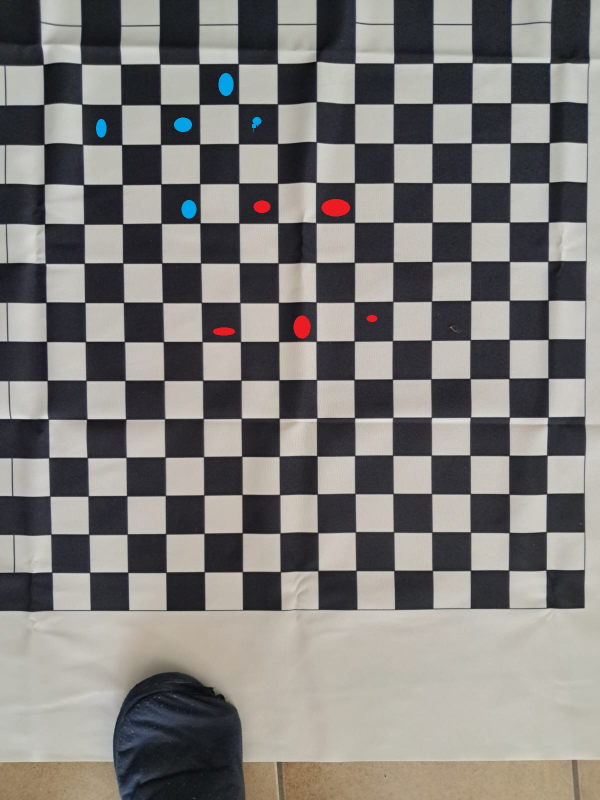
#> input picture test_images/images_with_pieces/1.jpg, 1200 x 1600 px (shown at 1/2 size)
$ python recognition.py
#> lines starting #> are read from the running program, lines starting #| are printed output that depends on the picture; after the words box and inside, x2 and y2 are one past the last pixel; in counts of white or black regions, pixels touching at a corner belong together

import datetime
import glob
import json
from time import sleep
import cv2
import numpy as np

path_board=r'./testopstellingen/21.jpg'
BOARD_SIZE = 15
corners_to_be_found = BOARD_SIZE - 1

# [9 lines left out: function draw_point_and_show, not called in this run]

def calculate_euclidean_distance(p1, p2):
    return np.sqrt((p1[0] - p2[0]) ** 2 + (p1[1] - p2[1]) ** 2)

def determine_average_distances(corners):
    corners = corners.reshape((corners_to_be_found, corners_to_be_found, 2))

    horizontal_distances = []
    vertical_distances = []

    for i in range(corners_to_be_found):
        for j in range(corners_to_be_found):
            p1 = corners[i, j]

            # add horizontal distances
            if j + 1 < corners_to_be_found:
                p2 = corners[i, j + 1]
                horizontal_distances.append(calculate_euclidean_distance(p1, p2))

            # add vertical distances
            if i + 1 < corners_to_be_found:
                p3 = corners[i + 1, j]
                vertical_distances.append(calculate_euclidean_distance(p1, p3))

    # calculate average distances
    avg_horizontal_distance = np.mean(horizontal_distances)
    avg_vertical_distance = np.mean(vertical_distances)

    return avg_horizontal_distance, avg_vertical_distance

def extrapolate_other_corners(corners, avg_distances):
    global avg_horizontal, avg_vertical
    avg_horizontal, avg_vertical = avg_distances

    complete_corners = np.zeros((BOARD_SIZE + 1, BOARD_SIZE + 1, 2), dtype=np.float32)
    complete_corners[1:-1, 1:-1] = corners.reshape((corners_to_be_found, corners_to_be_found, 2))

    for i in range(1, BOARD_SIZE):
        complete_corners[i, -1] = [complete_corners[i, -2, 0] + avg_horizontal, complete_corners[i, -2, 1]]

    for j in range(1, BOARD_SIZE):
        complete_corners[-1, j] = [complete_corners[-2, j, 0], complete_corners[-2, j, 1] + avg_vertical]

    for i in range(1, BOARD_SIZE):
        complete_corners[i, 0] = [complete_corners[i, 1, 0] - avg_horizontal, complete_corners[i, 1, 1]]

    for j in range(1, BOARD_SIZE):
        complete_corners[0, j] = [complete_corners[1, j, 0], complete_corners[1, j, 1] - avg_vertical]

    complete_corners[0, 0] = [complete_corners[1, 1, 0] - avg_horizontal, complete_corners[1, 1, 1] - avg_vertical]
    complete_corners[0, -1] = [complete_corners[1, -2, 0] + avg_horizontal, complete_corners[1, -2, 1] - avg_vertical]
    complete_corners[-1, 0] = [complete_corners[-2, 1, 0] - avg_horizontal, complete_corners[-2, 1, 1] + avg_vertical]
    complete_corners[-1, -1] = [complete_corners[-2, -2, 0] + avg_horizontal, complete_corners[-2, -2, 1] + avg_vertical]

    return complete_corners

def calculate_cell_centers(corners):
    centers = []
    for i in range(BOARD_SIZE):
        for j in range(BOARD_SIZE):
            p1 = corners[i, j]
            p2 = corners[i, j + 1]
            p3 = corners[i + 1, j]
            p4 = corners[i + 1, j + 1]
            center_x = (p1[0] + p2[0] + p3[0] + p4[0]) / 4
            center_y = (p1[1] + p2[1] + p3[1] + p4[1]) / 4
            centers.append((center_x, center_y))
    return np.array(centers)


def detect_pieces(cell_centers, path_board):
    img = cv2.imread(path_board)

    # Convert image to HSV (Hue, Saturation, Value)
    hsv = cv2.cvtColor(img, cv2.COLOR_BGR2HSV)

    lower_blue = np.array([100, 150, 50])
    upper_blue = np.array([140, 255, 255])

    lower_red1 = np.array([0, 120, 70])
    upper_red1 = np.array([10, 255, 255])
    lower_red2 = np.array([170, 120, 70])
    upper_red2 = np.array([180, 255, 255])

    mask_blue = cv2.inRange(hsv, lower_blue, upper_blue)
    mask_red1 = cv2.inRange(hsv, lower_red1, upper_red1)
    mask_red2 = cv2.inRange(hsv, lower_red2, upper_red2)
    mask_red = mask_red1 + mask_red2

    blue_ellipses = detect_and_draw_ellipses(img, mask_blue, color=(255, 0, 0), shape="blue ellipses")
    red_ellipses = detect_and_draw_ellipses(img, mask_red, color=(0, 0, 255), shape="red ellipses")

    list_blue_shapes=match_shapes_to_centers(blue_ellipses, cell_centers, img,"blue")
    list_red_shapes=match_shapes_to_centers(red_ellipses, cell_centers, img,"red")

    all_shapes = blue_ellipses + red_ellipses

    list_shapes = list(set(list_blue_shapes + list_red_shapes))

    data = {
            "timestamp": datetime.datetime.now().isoformat(),
            "pieces": list_shapes
        }

    with open('detected_pieces.json', 'w') as json_file:
        json.dump(data, json_file, indent=4, default=int)

    cv2.namedWindow("Detected Pieces", cv2.WINDOW_NORMAL)
    cv2.imshow("Detected Pieces", img)
    if not "_processed2" in path_board and not "."+path_board.rsplit(".",2)[1]+"_processed2.jpg" in glob.glob('./test_images/images_with_pieces/*.jpg',recursive=True):
        cv2.imwrite(path_board[:-4] + "_processed2.jpg"  , img)

    cv2.waitKey(4000)
    cv2.destroyAllWindows()

def detect_and_draw_ellipses(img, mask, color, shape="ellipses", min_area=50):
    global avg_horizontal, avg_vertical
    contours, _ = cv2.findContours(mask, cv2.RETR_TREE, cv2.CHAIN_APPROX_SIMPLE)
    min_area = (avg_horizontal * avg_vertical)/60
    max_area = (avg_horizontal * avg_vertical)+10
    detected_ellipses = []
    for cnt in contours:
        area = cv2.contourArea(cnt)
        if max_area>=area >= min_area and len(cnt) >= 5:
            ellipse = cv2.fitEllipse(cnt)
            cv2.ellipse(img, ellipse, color, 2)
            center = (int(ellipse[0][0]), int(ellipse[0][1]))
            detected_ellipses.append(center)
    print(f"Detected {len(detected_ellipses)} {shape}.")

    return detected_ellipses

def get_coordinates(index):
    x = index[0]//BOARD_SIZE
    y = index[0]%BOARD_SIZE
    return (x,y)

def match_shapes_to_centers(shapes, cell_centers, img,color):
    """
    Voor elk gedetecteerd object (cirkel of ellips), bepaal welk celcentrum het dichtstbijzijnde is
    en teken de lijn tussen hen op de afbeelding.
    """
    list_shapes = []
    for shape in shapes:
        closest_center = None
        min_distance = float("inf")

        for center in cell_centers:
            # Bereken de Euclidische afstand
            distance = np.linalg.norm(np.array(shape) - np.array(center))
            if distance < min_distance:
                min_distance = distance
                closest_center = center

        max_distance=(avg_horizontal+avg_vertical)/2

        if min_distance>max_distance:
            continue

        if closest_center.any():
            result=np.where(cell_centers == closest_center)
            index = (result[0][0], result[1][0])
            coordinates= get_coordinates(index)

            list_shapes.append((color,coordinates))


            shape_point = tuple(map(int, shape))
            closest_center_point = tuple(map(int, closest_center))


            cv2.line(img, shape_point, closest_center_point, (0, 255, 0), 2)
            cv2.circle(img, shape_point, 5, (0, 255, 255), -1)
            cv2.circle(img, closest_center_point, 5, (255, 255, 0), -1)

    return list_shapes

# [7 lines left out: function crop_to_square, not called in this run]

def main():
    number_of_corners = (corners_to_be_found, corners_to_be_found)
    aantal=0
    number_succeeded=0
    for i in glob.glob('./test_images/images_with_pieces/*.jpg',recursive=True):
        path_board = i
        if "_processed" in path_board:#or "."+path_board.rsplit(".",2)[1]+"_processed.jpg" in glob.glob('./test_images/images_with_pieces/*.jpg',recursive=True)
                continue
        aantal+=1

        img=cv2.imread(path_board)
#> img is the input picture: shape (1600, 1200, 3); mean B, G, R 122.9, 125.6, 128.3

        gray = cv2.cvtColor(img, cv2.COLOR_BGR2GRAY)
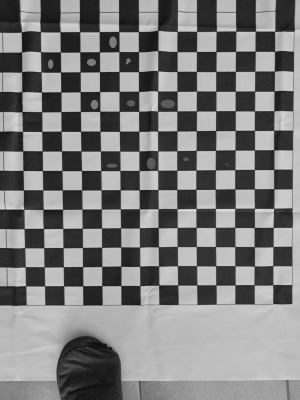
#> gray: shape (1600, 1200) (shown at 1/4 size); min 3, max 235, mean 126.1

        gray = cv2.medianBlur(gray, 13)

        #gray=cv2.GaussianBlur(gray, (53, 53), 0)

        ret, corners = cv2.findChessboardCornersSB(gray, number_of_corners,
                                                flags= cv2.CALIB_CB_EXHAUSTIVE )
#> ret = True; corners = 196 rows, first 8: [86.36, 129], [162.7, 127.8], [241.7, 129], [319.9, 128.3], [398.3, 128.1], [476.7, 127.8], [555, 127.6], [632.6, 123.5]

        if ret == True:
            number_succeeded+=1
            print("Chessboard detected",i)

            corners = cv2.cornerSubPix(gray, corners, (11, 11), (-1, -1),
                                        criteria=(cv2.TERM_CRITERIA_EPS + cv2.TERM_CRITERIA_MAX_ITER, 30, 0.001))
#> corners = 196 rows, first 8: [86.47, 129.6], [162.7, 128], [241.9, 129], [319.7, 128.1], [398.7, 128], [476.6, 127.7], [555.3, 127.5], [633.1, 123.5]

            avg_distances = determine_average_distances(corners)
#> after the loop in determine_average_distances, `for i in range(corners_to_be_found):`: horizontal_distances = 182 values, max 79.22 at index 1, min 74.07 at index 168, mean 77.12; vertical_distances = 182 values, max 81.35 at index 3, min 75.33 at index 180, mean 78.12
#> in determine_average_distances, `avg_horizontal_distance = np.mean(horizontal_distances)`: avg_horizontal_distance = 77.12
#> in determine_average_distances, `avg_vertical_distance = np.mean(vertical_distances)`: avg_vertical_distance = 78.12
#> avg_distances = (77.12, 78.12)

            all_corners = extrapolate_other_corners(corners, avg_distances)
#> in extrapolate_other_corners, `avg_horizontal, avg_vertical = avg_distances`: avg_horizontal = 77.12; avg_vertical = 78.12

            img_with_corners = cv2.imread(path_board).copy()
            img_with_corners = cv2.drawChessboardCorners(img_with_corners, (BOARD_SIZE + 1, BOARD_SIZE + 1), all_corners.reshape(-1, 1, 2), ret)
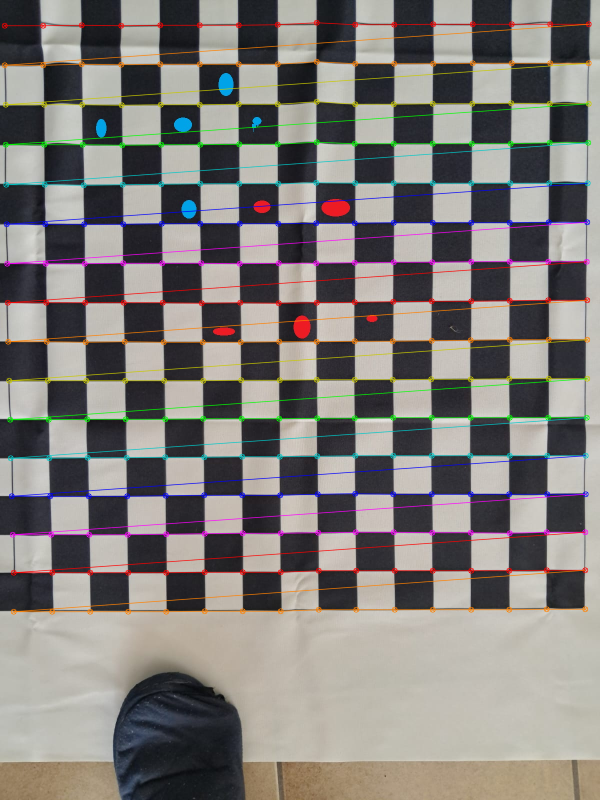
#> img_with_corners: shape (1600, 1200, 3) (shown at 1/2 size); 6.62% of pixels changed, all inside (x1, y1, x2, y2) = (3, 39, 1184, 1230)
            cv2.namedWindow("Chessboard", cv2.WINDOW_NORMAL)
            cv2.imshow('Chessboard', img_with_corners)
            cv2.waitKey(1)

            cv2.imwrite(path_board[:-4] + "_processed.jpg"  , img_with_corners)

            cell_centers = calculate_cell_centers(all_corners)
#> after the loop in calculate_cell_centers, `for i in range(BOARD_SIZE):`: centers = 225 pairs, first value 47.91 to 1138.5, second value 86.05 to 1184
#> cell_centers has the same summary as centers in calculate_cell_centers

            # [6 lines of commented-out code are left out]

            detect_pieces(cell_centers,path_board)
#> in detect_pieces, `mask_blue = cv2.inRange(hsv, lower_blue, upper_blue)`:
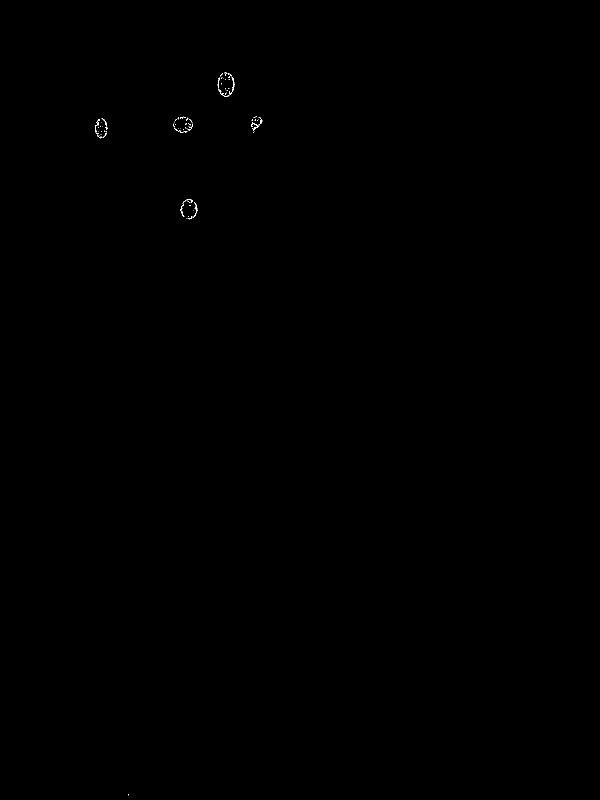
#> mask_blue: shape (1600, 1200) (shown at 1/2 size); 0.05% white in thin lines or dots, all inside (x1, y1, x2, y2) = (191, 145, 525, 1592)
#> in detect_pieces, `mask_red1 = cv2.inRange(hsv, lower_red1, upper_red1)`:
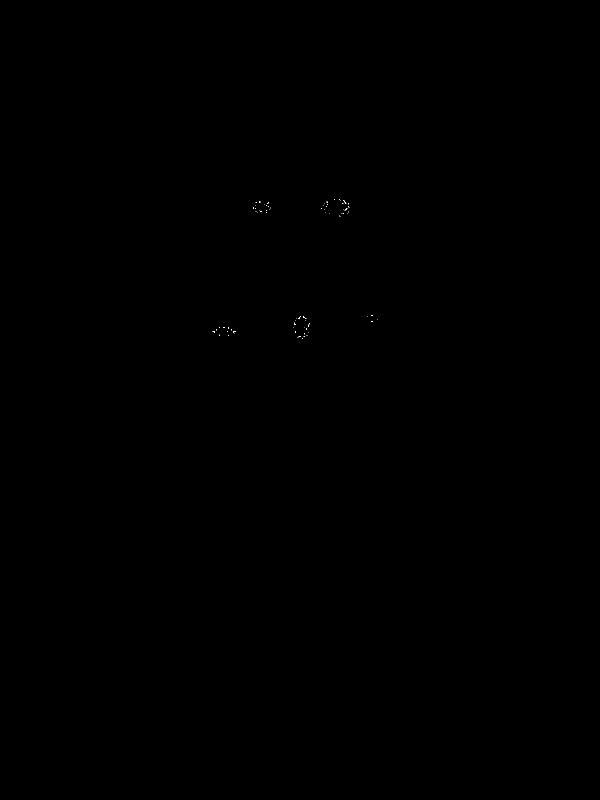
#> mask_red1: shape (1600, 1200) (shown at 1/2 size); 0.01% white in thin lines or dots, all inside (x1, y1, x2, y2) = (425, 398, 755, 678)
#> in detect_pieces, `mask_red2 = cv2.inRange(hsv, lower_red2, upper_red2)`:
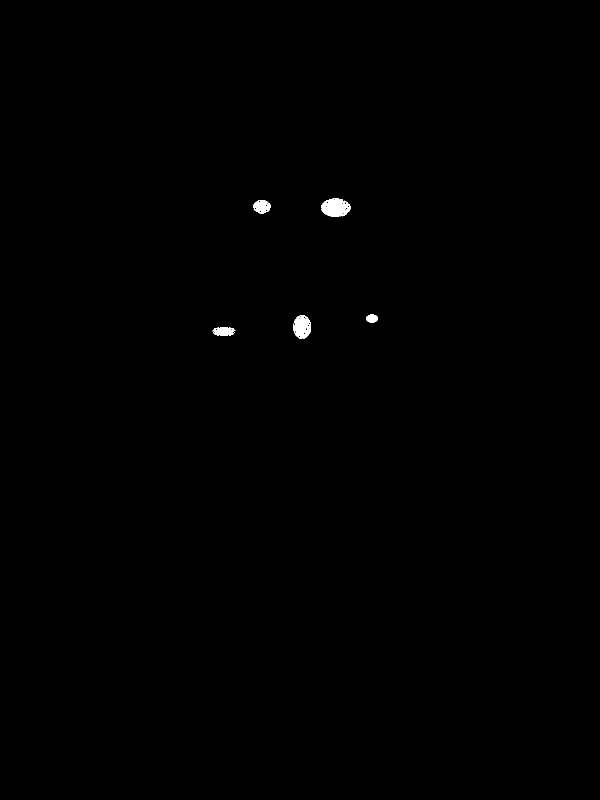
#> mask_red2: shape (1600, 1200) (shown at 1/2 size); 0.23% white; 5 white regions, box (x1, y1, x2, y2) and area: (642, 397, 701, 434) 1628, (586, 630, 622, 678) 1254, (506, 400, 542, 427) 693, (425, 654, 471, 672) 618, (732, 629, 756, 645) 294
#> in detect_and_draw_ellipses, `contours, _ = cv2.findContours(mask, cv2.RETR_TREE, cv2.CHAIN_APPROX_S..`: contours = 87 contours, 83 with area under 20; largest, box (x1, y1, x2, y2) and area: (437, 164, 469, 193) 52, (386, 404, 395, 435) 24, (503, 244, 518, 255) 22, (517, 234, 525, 251) 22
#> in detect_and_draw_ellipses, `min_area = (avg_horizontal * avg_vertical)/60`: min_area = 100.4
#> in detect_and_draw_ellipses, `max_area = (avg_horizontal * avg_vertical)+10`: max_area = 6034.8
#> the loop in detect_and_draw_ellipses, `for cnt in contours:` made 87 passes
#> area on passes 11, 53: 24, 21.5
#> after the loop in detect_and_draw_ellipses, `for cnt in contours:`: detected_ellipses = []
#| Detected 0 blue ellipses.
#> call 2 of detect_and_draw_ellipses, with color = (0, 0, 255), shape = 'red ellipses', min_area = 50
#> in detect_and_draw_ellipses (call 2), `contours, _ = cv2.findContours(mask, cv2.RETR_TREE, cv2.CHAIN_APPROX_S..`: contours = 5 contours; box (x1, y1, x2, y2) and area: (642, 397, 701, 434) 1638, (586, 630, 622, 678) 1280, (506, 400, 542, 427) 701, (425, 654, 471, 672) 616, (732, 629, 756, 645) 275
#> the loop in detect_and_draw_ellipses (call 2), `for cnt in contours:` made 5 passes
#> (area, ellipse, center) on passes 1 to 5: (616, ((447.5, 662.5), (17.59, 45.6), 90), (447, 662)), (1279.5, ((603.7, 653.6), (34.76, 46.93), 0.743), (603, 653)), (275, ((743.5, 636.6), (15.44, 22.99), 89.59), (743, 636)), (701, ((523.5, 413.1), (25.93, 34.52), 89.76), (523, 413)), (1637.5, ((671.1, 415), (35.87, 58.13), 90.32), (671, 415))
#> after the loop in detect_and_draw_ellipses (call 2), `for cnt in contours:`:
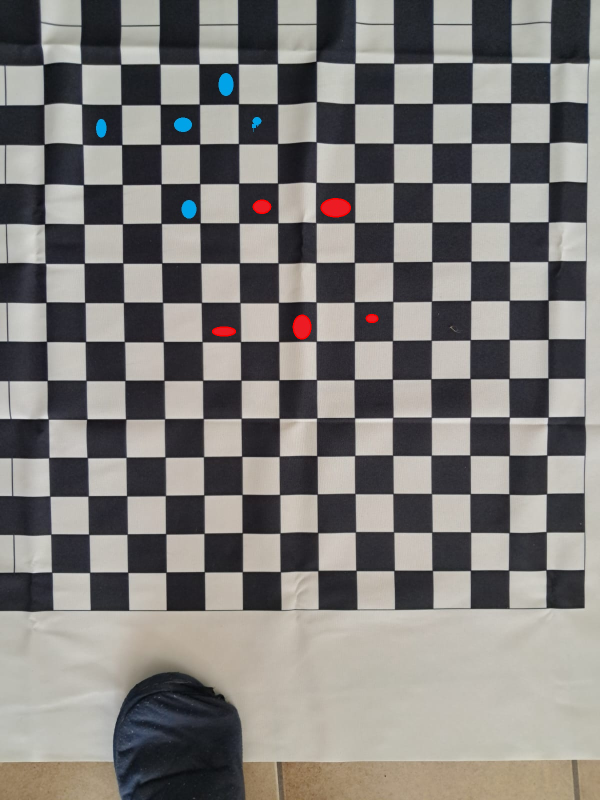
#> img: shape (1600, 1200, 3) (shown at 1/2 size); 0.08% of pixels changed, all inside (x1, y1, x2, y2) = (424, 396, 757, 679)
#> after the loop in detect_and_draw_ellipses (call 2), `for cnt in contours:`: detected_ellipses = [(447, 662), (603, 653), (743, 636), (523, 413), (671, 415)]
#| Detected 5 red ellipses.
#> in detect_pieces, `red_ellipses = detect_and_draw_ellipses(img, mask_red, color=(0, 0, 25..`: red_ellipses has the same summary as detected_ellipses in detect_and_draw_ellipses
#> after the loop in match_shapes_to_centers, `for shape in shapes:`: list_shapes = []
#> call 2 of match_shapes_to_centers, with cell_centers = array of shape (225, 2), color = 'red'
#> the loop in match_shapes_to_centers (call 2), `for shape in shapes:` made 5 passes
#> (result, x in get_coordinates, y in get_coordinates, shape_point, closest_center_point) on passes 1 to 5: (([110, 110], [0, 1]), 7, 5, (447, 662), (442, 644)), (([112, 112], [0, 1]), 7, 7, (603, 653), (595, 644)), (([114, 114], [0, 1]), 7, 9, (743, 636), (747, 642)), (([66, 66], [0, 1]), 4, 6, (523, 413), (517, 406)), (([68, 68], [0, 1]), 4, 8, (671, 415), (670, 405))
#> after the loop in match_shapes_to_centers (call 2), `for shape in shapes:`:
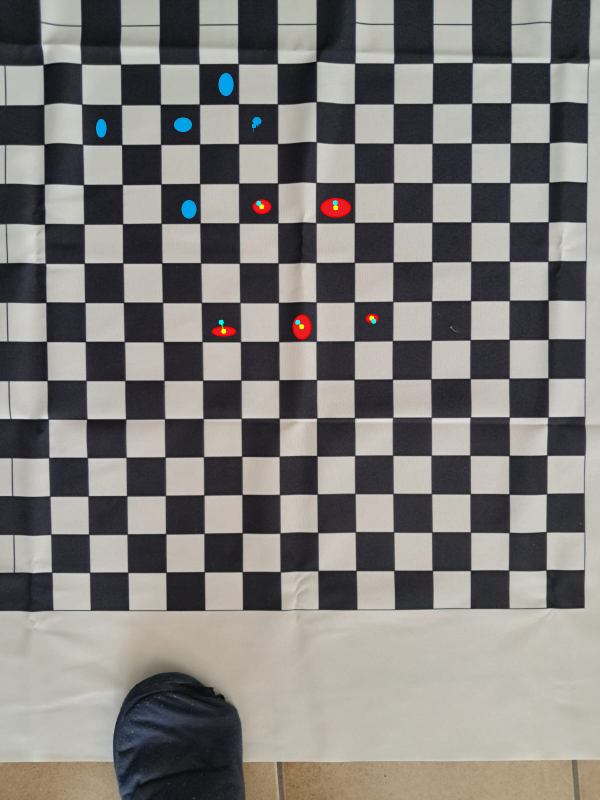
#> img: shape (1600, 1200, 3) (shown at 1/2 size); 0.04% of pixels changed, all inside (x1, y1, x2, y2) = (437, 400, 753, 668)
#> after the loop in match_shapes_to_centers (call 2), `for shape in shapes:`: list_shapes = [('red', (7, 5)), ('red', (7, 7)), ('red', (7, 9)), ('red', (4, 6)), ('red', (4, 8))]
#> in detect_pieces, `list_red_shapes=match_shapes_to_centers(red_ellipses, cell_centers, im..`: list_red_shapes has the same summary as list_shapes in match_shapes_to_centers
#> in detect_pieces, `all_shapes = blue_ellipses + red_ellipses`: all_shapes has the same summary as detected_ellipses in detect_and_draw_ellipses
#> in detect_pieces, `list_shapes = list(set(list_blue_shapes + list_red_shapes))`: list_shapes = [('red', (4, 6)), ('red', (4, 8)), ('red', (7, 5)), ('red', (7, 9)), ('red', (7, 7))]


        else:
            print("No chessboard detected",i)

        cv2.destroyAllWindows()
        print("score:",number_succeeded,"off the",aantal,"boards were recognized")
if __name__ == "__main__":
    main()
